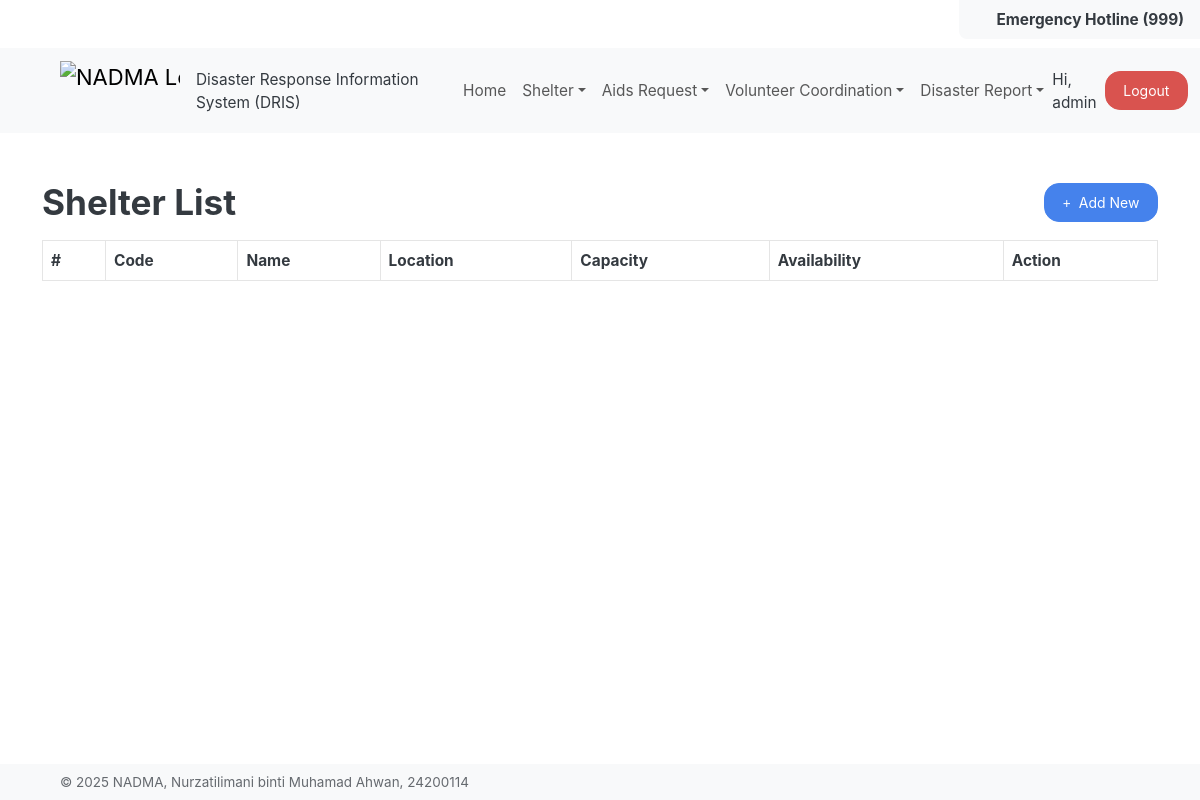
/shelter/list (signed in), run on an earlier commit of the app's database.
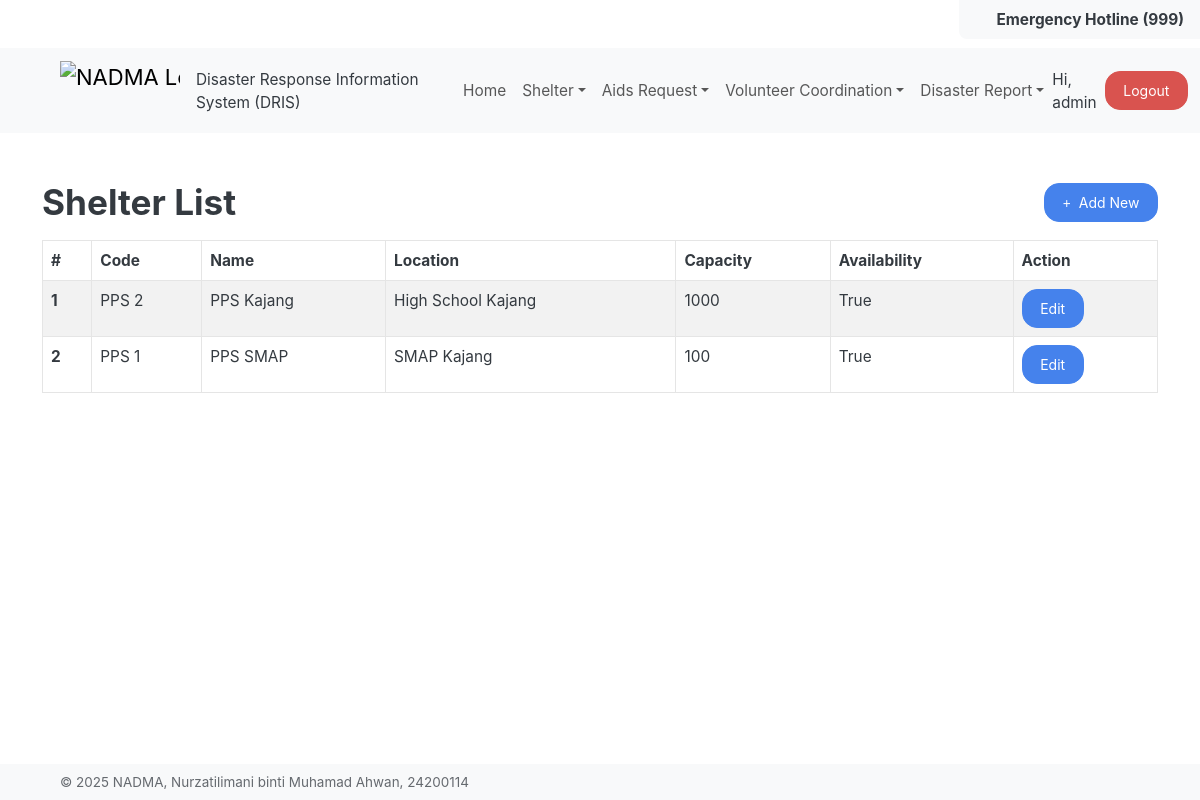
And on a later commit of the database.
### ShelterDirectory/models.py (models this page shows, shortened)
class Shelter(models.Model):
    id= models.AutoField(primary_key=True)
    code = models.CharField(max_length=3, unique=True)
    name = models.CharField(max_length=100)
    location = models.TextField()
    capacity = models.IntegerField(default=0)
    availability = models.BooleanField(default=True)
    created_by = models.ForeignKey(Authority, on_delete=models.CASCADE, related_name='shelters_created',  null=True, blank=True)
    created_at = models.DateTimeField(auto_now_add=True)
    updated_by = models.ForeignKey(Authority, on_delete=models.CASCADE, related_name='shelters_updated', null=True, blank=True)
    updated_at = models.DateTimeField(auto_now=True)

### ShelterDirectory/views.py (the view, shortened to what this page needs)
# urls.py: path("list", ShelterDirectoryView.as_view(), name="shelter_list"),
class ShelterDirectoryView(View):
    def get(self, request):
        shelters = Shelter.objects.all()
        columns = get_columns()
        edit_id = request.GET.get('edit')
        show_modal = False
        fieldConfig = get_field_config()
        return render(request, 'shelter-directory/index.html', {
            'data': shelters,
            'columns': columns,
            'fieldConfig': fieldConfig,
            'show_modal': show_modal,
            'edit_id': edit_id or '',
        })

### ShelterDirectory/views.py (called while the page is built)
def get_columns():
    return [
        {'key': 'code', 'label': 'Code'},
        {'key': 'name', 'label': 'Name'},
        {'key': 'location', 'label': 'Location'},
        {'key': 'capacity', 'label': 'Capacity'},
        {'key': 'availability', 'label': 'Availability'},
        {
            'label': 'Action',
            'type': 'action',
            'actions': [
                {
                    'url_name': '',
                    'label': 'Edit',
                    'class': 'btn-primary'
                }
            ]
        }
    ]

### common/templatetags/shared_extras.py (called while the page is built)
@register.filter
def get_item(obj, key):
    if isinstance(obj, dict):
        return obj.get(key)
    return getattr(obj, key, None)

### templates/shelter-directory/index.html (shortened to what this page needs)
{% extends "base.html" %}
{% block content %}
  <div class="d-flex align-items-center mb-3">
    <h2 class="flex-grow-1 mb-0">Shelter List</h2>
    <a href="#" class="btn btn-primary ms-3" data-bs-toggle="modal" data-bs-target="#addShelterModal">
      <i class="fas fa-plus me-1"></i> Add New
    </a>
  </div>
  {% include "components/table/table.html" with columns=columns data=data %}
{% endblock %}

### templates/components/table/table.html (shortened to what this page needs)
{% load shared_extras %}
<link rel="stylesheet" href="https://cdn.datatables.net/1.13.7/css/dataTables.bootstrap5.min.css"/>
<table id="datatable" class="table table-striped table-bordered">
  <thead>
    <tr>
      <th>#</th>
      {% for col in columns %}
        <th>{{ col.label }}</th>
      {% endfor %}
    </tr>
  </thead>
 <tbody>
    {% for row in data %}
      <tr>
        <th scope="row">{{ forloop.counter }}</th>
        {% for col in columns %}
          <td>
            {% if col.type == "action" %}
              {% for action in col.actions %}
                {% if action.label == "Edit" %}
                  <a href="?edit={{ row.id }}" class="btn {{ action.class|default:'btn-primary' }}">Edit</a>
                {% else %}
                  <a href="" class="btn btn-sm {{ action.class|default:'btn-primary' }}">{{ action.label }}</a>
                {% endif %}
              {% endfor %}
            {% else %}
              {{ row|get_item:col.key }}
            {% endif %}
          </td>
        {% endfor %}
      </tr>
    {% endfor %}
</tbody>
</table>

What changed in the data, as far as the page shows it:
added Shelter: columns "PPS 2" "PPS Kajang" "High School Kajang" "1000" "True"
added Shelter: columns "PPS 1" "PPS SMAP" "SMAP Kajang" "100" "True"
